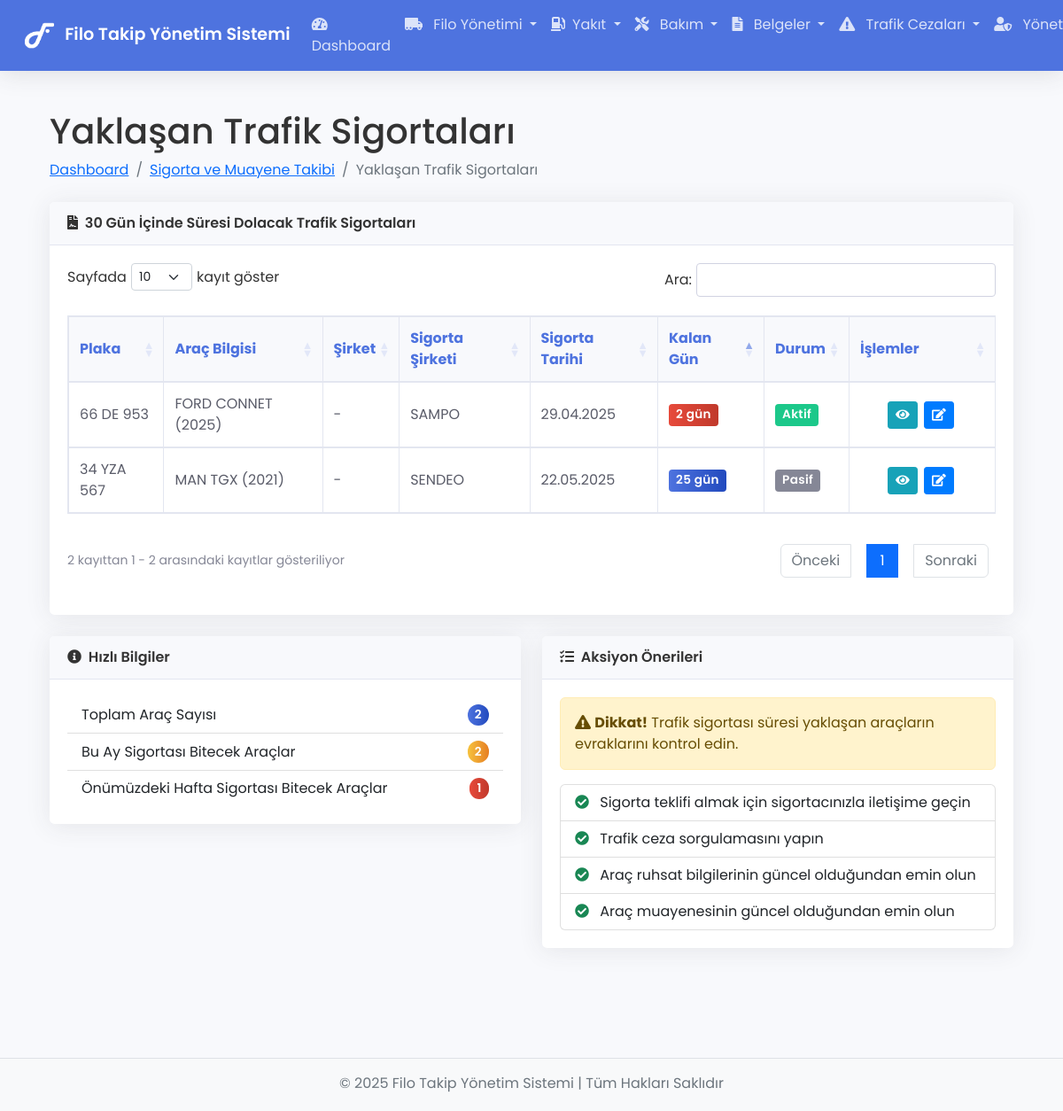
The page /insurance/upcomingTrafficInsurance (signed in) on the database its author committed.
### tables this page shows
CREATE TABLE `vehicles` (
  `id` int(11) NOT NULL,
  `plate_number` varchar(20) NOT NULL,
  `brand` varchar(100) NOT NULL,
  `model` varchar(100) NOT NULL,
  `year` int(11) DEFAULT NULL,
  `company_id` int(11) DEFAULT NULL,
  `vehicle_type` enum('Otomobil','Kamyonet','Damperli Kamyon','Istıcı Kazan','Beton Santrali','Silindir','Loder','Bekoloder','Ekskavatör','Akaryakıt Tankı','Yağlama ve Bakım','Mikserler','Çekici','Arazöz','Mobil Beton Pompası','Jeneratör') NOT NULL,
  `status` enum('Aktif','Pasif','Bakımda') NOT NULL DEFAULT 'Aktif',
  `created_at` timestamp NOT NULL DEFAULT current_timestamp(),
  `order_number` varchar(50) DEFAULT NULL,
  `equipment_number` varchar(50) DEFAULT NULL,
  `fixed_asset_number` varchar(50) DEFAULT NULL,
  `cost_center` varchar(100) DEFAULT NULL,
  `production_site` varchar(100) DEFAULT NULL,
  `inspection_date` date DEFAULT NULL,
  `traffic_insurance_agency` varchar(100) DEFAULT NULL,
  `traffic_insurance_date` date DEFAULT NULL,
  `casco_insurance_agency` varchar(100) DEFAULT NULL,
  `casco_insurance_date` date DEFAULT NULL,
  `work_site` varchar(100) DEFAULT NULL,
  `initial_km` int(11) DEFAULT NULL COMMENT 'Aracın sisteme giriş km bilgisi',
  `initial_hours` decimal(10,2) DEFAULT NULL COMMENT 'Aracın sisteme giriş çalışma saati',
  `current_km` int(11) DEFAULT NULL COMMENT 'Aracın mevcut kilometre bilgisi',
  `current_hours` decimal(10,2) DEFAULT NULL COMMENT 'Aracın mevcut çalışma saati'
);

### app/Controllers/Insurance.php (called while the page is built, shortened)
<?php
class Insurance extends Controller
{
    private $vehicleModel;
    public function __construct()
    {
        try {
            $this->vehicleModel = $this->model('Vehicle');
        } catch (\Exception $e) {
            error_log('Insurance controller modelleri yüklenirken hata: ' . $e->getMessage());
            flash('error', 'Sistem modülleri yüklenirken bir hata oluştu. Lütfen daha sonra tekrar deneyin.');
            $this->vehicleModel = null;
            $this->companyModel = null;
        }
    }
    public function upcomingTrafficInsurance()
    {
        $upcomingInsurances = $this->getUpcomingTrafficInsurance(30);
        $data = [
            'title' => 'Yaklaşan Trafik Sigortaları',
            'vehicles' => $upcomingInsurances,
            'days' => 30
        ];
        $this->view('insurance/upcoming_traffic', $data);
    }
    private function getUpcomingTrafficInsurance($days = 30)
    {
        $vehicles = $this->vehicleModel->getVehicles();
        $upcomingInsurances = [];
        $today = new DateTime();
        $future = new DateTime();
        $future->modify('+' . $days . ' days');
        foreach ($vehicles as $vehicle) {
            if (!empty($vehicle->traffic_insurance_date)) {
                $insuranceDate = new DateTime($vehicle->traffic_insurance_date);
                if ($insuranceDate >= $today && $insuranceDate <= $future) {
                    $diff = $today->diff($insuranceDate);
                    $vehicle->days_left = $diff->days;
                    $upcomingInsurances[] = $vehicle;
                }
            }
        }
        usort($upcomingInsurances, function ($a, $b) {
            return $a->days_left - $b->days_left;
        });
        return $upcomingInsurances;
    }
}

### app/Core/App.php (called while the page is built, shortened)
<?php
class App {
    protected $currentController;
    protected $currentMethod = 'index';
    public function __construct() {
        $url = $this->getUrl();
        if (!empty($url) && isset($url[0])) {
            $controllerName = ucwords($url[0]);
            $controllerClass = 'App\\Controllers\\' . $controllerName;
            if (class_exists($controllerClass)) {
                unset($url[0]);
            } else {
                error_log('Hata: Controller bulunamadı: ' . $controllerClass);
                $this->errorPage('Controller bulunamadı: ' . $controllerName);
                return;
            }
        }
        try {
            $this->currentController = new $controllerClass();
        } catch (\Throwable $e) {
            error_log('Hata: Controller oluşturulamadı: ' . $e->getMessage());
            $this->errorPage('Controller oluşturulamadı: ' . $e->getMessage());
            return;
        }
        if (isset($url[1])) {
            $methodName = $url[1];
            if (method_exists($this->currentController, $methodName)) {
                $this->currentMethod = $methodName;
                unset($url[1]);
            } else {
                error_log('Hata: Metod bulunamadı: ' . $methodName);
                $this->errorPage('Metod bulunamadı: ' . $methodName);
                return;
            }
        }
        $this->params = $url ? array_values($url) : [];
        try {
            call_user_func_array([$this->currentController, $this->currentMethod], $this->params);
        } catch (\ArgumentCountError $e) {
            error_log('Hata: Parametre sayısı hatası: ' . $e->getMessage());
            $this->errorPage('Yanlış sayıda parametre: ' . $e->getMessage());
        } catch (\Throwable $e) {
            error_log('Hata: ' . $e->getMessage() . "\n" . $e->getTraceAsString());
            $this->errorPage($e->getMessage());
        }
    }
    public function getUrl(): array {
        if (isset($_GET['url'])) {
            $url = rtrim($_GET['url'], '/');
            $url = filter_var($url, FILTER_SANITIZE_URL);
            $url = explode('/', $url);
            return $url;
        }
        return [];
    }
}

### index.php (called while the page is built, shortened)
<?php
$app = new App();

### app/Core/Database.php (called while the page is built, shortened)
<?php
class Database {
    private $host = DB_HOST;
    private $user = DB_USER;
    private $pass = DB_PASS;
    private $dbname = DB_NAME;
    private $dbh;
    private $stmt;
    public function __construct() {
        $dsn = 'mysql:host=' . $this->host . ';dbname=' . $this->dbname . ';charset=utf8';
        $options = [
            \PDO::ATTR_PERSISTENT => true,
            \PDO::ATTR_ERRMODE => \PDO::ERRMODE_EXCEPTION,
            \PDO::ATTR_DEFAULT_FETCH_MODE => \PDO::FETCH_OBJ,
            \PDO::ATTR_EMULATE_PREPARES => false
        ];
        try {
            $this->dbh = new \PDO($dsn, $this->user, $this->pass, $options);
        } catch (\PDOException $e) {
            $this->error = $e->getMessage();
            echo $this->error;
        }
    }
    public function query(string $sql): bool {
        try {
            $this->stmt = $this->dbh->prepare($sql);
            return true;
        } catch (\PDOException $e) {
            error_log("Database::query - PDO Hatası: " . $e->getMessage());
            return false;
        }
    }
    public function execute(): bool {
        try {
            return $this->stmt->execute();
        } catch (\PDOException $e) {
            error_log("Database::execute - PDO Hatası: " . $e->getMessage());
            return false;
        }
    }
    public function resultSet(): array|false {
        try {
            if ($this->execute()) {
                return $this->stmt->fetchAll();
            }
            return false;
        } catch (\PDOException $e) {
            error_log("Database::resultSet - PDO Hatası: " . $e->getMessage());
            return false;
        }
    }
}

### app/Models/Vehicle.php (called while the page is built, shortened)
<?php
class Vehicle
{
    private $db;
    public function __construct()
    {
        $this->db = new Database;
    }
    public function getVehicles()
    {
        $this->db->query('SELECT * FROM vehicles ORDER BY created_at DESC');
        $results = $this->db->resultSet();
        return $results;
    }
}

### app/views/insurance/upcoming_traffic.php (the view, shortened to what this page needs)
<?php require APPROOT . '/views/inc/header.php'; ?>
<div class="container-fluid px-4">
    <h1 class="mt-4"><?php echo $data['title']; ?></h1>
    <ol class="breadcrumb mb-4">
        <li class="breadcrumb-item"><a href="<?php echo URLROOT; ?>/dashboard">Dashboard</a></li>
        <li class="breadcrumb-item"><a href="<?php echo URLROOT; ?>/insurance">Sigorta ve Muayene Takibi</a></li>
        <li class="breadcrumb-item active">Yaklaşan Trafik Sigortaları</li>
    </ol>
    <div class="card mb-4">
        <div class="card-header">
            <i class="fas fa-file-contract me-1"></i>
            <?php echo $data['days']; ?> Gün İçinde Süresi Dolacak Trafik Sigortaları
        </div>
        <div class="card-body">
            <div class="table-responsive">
                <table class="table table-bordered table-hover" id="upcomingTrafficTable">
                    <thead>
                        <tr>
                            <th>Plaka</th>
                            <th>Araç Bilgisi</th>
                            <th>Şirket</th>
                            <th>Sigorta Şirketi</th>
                            <th>Sigorta Tarihi</th>
                            <th>Kalan Gün</th>
                            <th>Durum</th>
                            <th>İşlemler</th>
                        </tr>
                    </thead>
                    <tbody>
                        <?php if(!empty($data['vehicles'])): ?>
                            <?php foreach($data['vehicles'] as $vehicle): ?>
                                <tr>
                                    <td><?php echo $vehicle->plate_number; ?></td>
                                    <td><?php echo $vehicle->brand . ' ' . $vehicle->model . ' (' . $vehicle->year . ')'; ?></td>
                                    <td><?php echo isset($vehicle->company_name) ? $vehicle->company_name : '-'; ?></td>
                                    <td><?php echo !empty($vehicle->traffic_insurance_agency) ? $vehicle->traffic_insurance_agency : '-'; ?></td>
                                    <td><?php echo date('d.m.Y', strtotime($vehicle->traffic_insurance_date)); ?></td>
                                    <td>
                                        <span class="badge <?php
                                            if($vehicle->days_left <= 7) {
                                                echo 'bg-danger';
                                            } elseif($vehicle->days_left <= 15) {
                                                echo 'bg-warning';
                                            } else {
                                                echo 'bg-primary';
                                            }
                                        ?>">
                                            <?php echo $vehicle->days_left; ?> gün
                                        </span>
                                    </td>
                                    <td>
                                        <span class="badge <?php
                                            switch($vehicle->status) {
                                                case 'Aktif':
                                                    echo 'bg-success';
                                                    break;
                                                case 'Pasif':
                                                    echo 'bg-secondary';
                                                    break;
                                            }
                                        ?>">
                                            <?php echo $vehicle->status; ?>
                                        </span>
                                    </td>
                                    <td>
                                        <a href="<?php echo URLROOT; ?>/insurance/vehicle/<?php echo $vehicle->id; ?>" class="btn btn-sm btn-info">
                                            <i class="fas fa-eye"></i>
                                        </a>
                                        <a href="<?php echo URLROOT; ?>/vehicles/edit/<?php echo $vehicle->id; ?>" class="btn btn-sm btn-primary">
                                            <i class="fas fa-edit"></i>
                                        </a>
                                    </td>
                                </tr>
                            <?php endforeach; ?>
                        <?php else: ?>
                            <tr>
                                <td colspan="8" class="text-center">Önümüzdeki <?php echo $data['days']; ?> gün içinde süresi dolacak trafik sigortası bulunamadı</td>
                            </tr>
                        <?php endif; ?>
                    </tbody>
                </table>
            </div>
        </div>
    </div>
    <div class="row mb-4">
        <div class="col-md-6">
            <div class="card">
                <div class="card-header">
                    <i class="fas fa-info-circle me-1"></i>
                    Hızlı Bilgiler
                </div>
                <div class="card-body">
                    <ul class="list-group list-group-flush">
                        <li class="list-group-item d-flex justify-content-between align-items-center">
                            Toplam Araç Sayısı
                            <span class="badge bg-primary rounded-pill" id="totalVehicles">Yükleniyor...</span>
                        </li>
                        <li class="list-group-item d-flex justify-content-between align-items-center">
                            Bu Ay Sigortası Bitecek Araçlar
                            <span class="badge bg-warning rounded-pill" id="thisMonth">Yükleniyor...</span>
                        </li>
                        <li class="list-group-item d-flex justify-content-between align-items-center">
                            Önümüzdeki Hafta Sigortası Bitecek Araçlar
                            <span class="badge bg-danger rounded-pill" id="nextWeek">Yükleniyor...</span>
                        </li>
                    </ul>
                </div>
            </div>
        </div>
        <div class="col-md-6">
            <div class="card">
                <div class="card-header">
                    <i class="fas fa-tasks me-1"></i>
                    Aksiyon Önerileri
                </div>
                <div class="card-body">
                    <div class="alert alert-warning">
                        <i class="fas fa-exclamation-triangle"></i> <strong>Dikkat!</strong> Trafik sigortası süresi yaklaşan araçların evraklarını kontrol edin.
                    </div>
                    <ul class="list-group">
                        <li class="list-group-item">
                            <i class="fas fa-check-circle text-success me-2"></i> Sigorta teklifi almak için sigortacınızla iletişime geçin
                        </li>
                        <li class="list-group-item">
                            <i class="fas fa-check-circle text-success me-2"></i> Trafik ceza sorgulamasını yapın
                        </li>
                        <li class="list-group-item">
                            <i class="fas fa-check-circle text-success me-2"></i> Araç ruhsat bilgilerinin güncel olduğundan emin olun
                        </li>
                        <li class="list-group-item">
                            <i class="fas fa-check-circle text-success me-2"></i> Araç muayenesinin güncel olduğundan emin olun
                        </li>
                    </ul>
                </div>
            </div>
        </div>
    </div>
</div>
<?php require APPROOT . '/views/inc/footer.php'; ?>

### rows shown on the page
vehicles: plate_number "66 DE 953", brand "FORD", model "CONNET", year "2025", traffic_insurance_agency "SAMPO", traffic_insurance_date "29.04.2025", traffic_insurance_date "2", status "Aktif"
vehicles: plate_number "34 YZA 567", brand "MAN", model "TGX", year "2021", traffic_insurance_agency "SENDEO", traffic_insurance_date "22.05.2025", traffic_insurance_date "25", status "Pasif"

### other values the page prints
SITENAME "Filo Takip Yönetim Sistemi"
$data['title'] "Yaklaşan Trafik Sigortaları"
$data['days'] "30"
